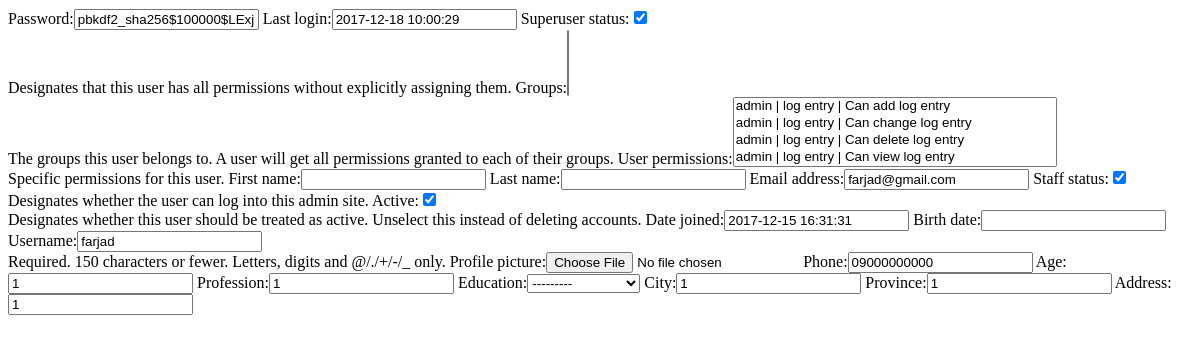
Before: /self/edit_profile/ (signed in) with the older database file.
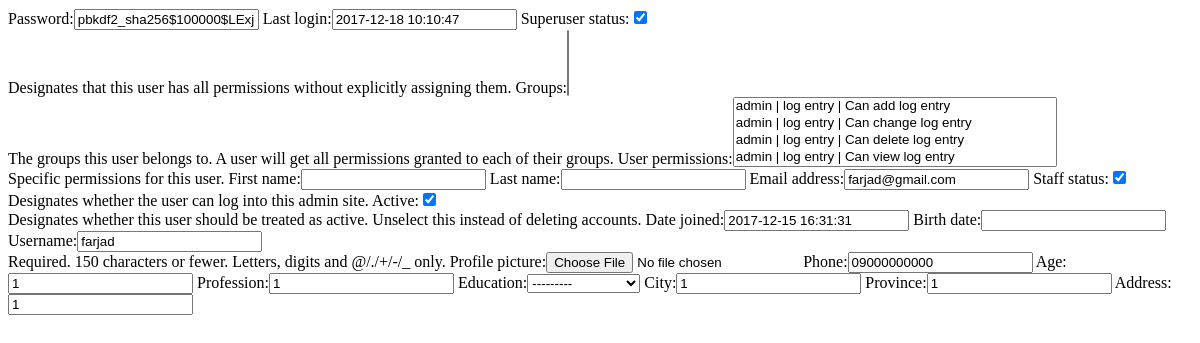
After: the same page with the newer database file.
### members/models.py (models this page shows, shortened)
class Member(AbstractUser):
    birth_date = models.DateField(null=True, blank=True)
    username = models.CharField(
        _('username'),
        max_length=150,
        unique=True,
        blank=False,
        null=False,
        help_text=_('Required. 150 characters or fewer. Letters, digits and @/./+/-/_ only.'),
        validators=[ASCIIUsernameValidator],
        error_messages={
            'unique': _("A user with that username already exists."),
        },
    )
    profile_picture = ImageField(upload_to='profile_pictures/', null=True, blank=True)
    phone = models.CharField(max_length=11, blank=False, null=False)
    age = models.IntegerField(blank=False, null=False)
    profession = models.CharField(max_length=32)
    education = models.CharField(max_length=30, choices=EDUCATION_CHOICES)
    city = models.CharField(max_length=60)
    province = models.CharField(max_length=60)
    address = models.CharField(max_length=60)

### members/views/profile_views.py (the view)
# urls.py: path(r'edit_profile/', EditProfileView.as_view(), name="edit-profile"),
class EditProfileView(PermissionCheckerMixin, UpdateView):
    model = Member
    fields = '__all__'
    permission_classes = [LoginRequired]
    template_name = "members/edit_profile.html"
    def get_object(self, queryset=None):
        return self.request.user

### farjad/utils/permission_checker.py (called while the page is built)
    def has_permission(self, request, view):
        if request.user.is_authenticated:
            return True
        elif self.login_required:
            raise NotAuthenticated
        return True

    def dispatch(self, request, *args, **kwargs):
        for permission in self.permission_classes:
            try:
                if not permission().has_permission(request, self):
                    raise PermissionDenied
            except NotAuthenticated:
                return login_required(lambda x: None)(request)
            except RestPermissionDenied:
                raise PermissionDenied
        return super().dispatch(request, *args, **kwargs)

### members/templates/members/edit_profile.html (shortened to what this page needs)
<!DOCTYPE html>
<html lang="en">
<head>
</head>
<body>
<form action="" method="post" id="edit_profile_form"
      enctype="multipart/form-data" autocomplete="off">
    {{ form }}
</form>
</body>
</html>

Changed rows visible on the page:
changed Member "pbkdf2_sha256$100000$LExjBzCq5BA0$lQo8W2a6a8S7rcriBbY7RHVQAvopApjFE2qyTNvI4do=": last_login "2017-12-18 10:00:29" → "2017-12-18 10:10:47"
